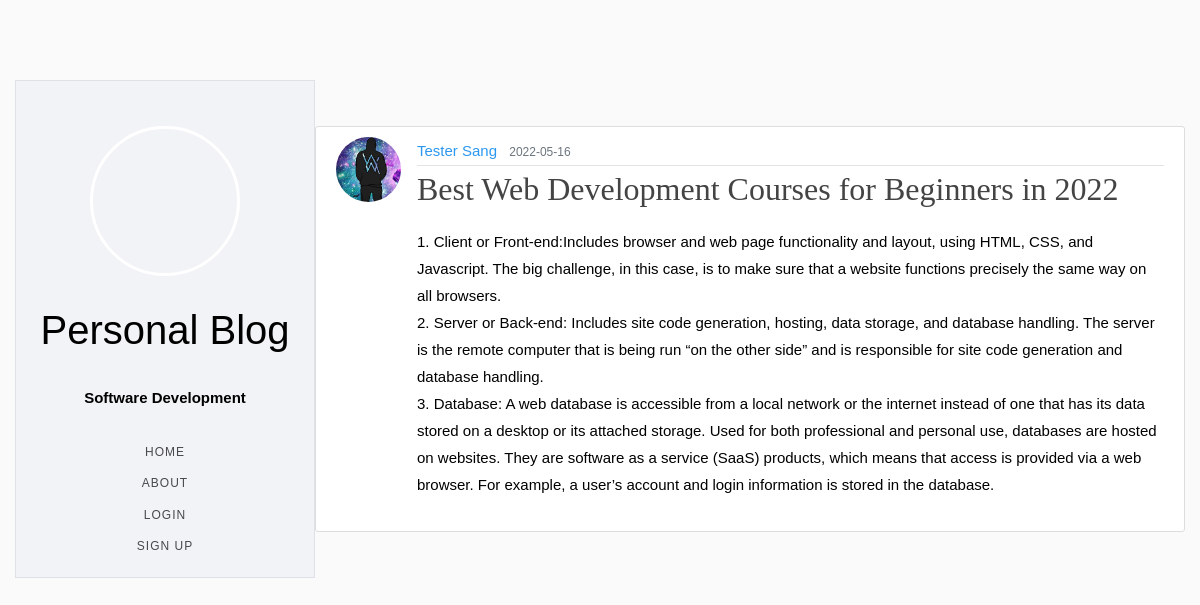
/post/1, run on the app's committed database.
### app/models.py (models this page shows, shortened)
class User(db.Model, UserMixin):
    id = db.Column(db.Integer, primary_key=True)
    username = db.Column(db.String(20), unique=True, nullable=False)
    email = db.Column(db.String(120), unique=True, nullable=False)
    image_file = db.Column(db.String(20), nullable=False, default='default.png')
    password = db.Column(db.String(60), nullable=False)
    posts = db.relationship('Post', backref='author', lazy=True)

class Post(db.Model):
    id = db.Column(db.Integer, primary_key=True)
    title = db.Column(db.String(100), nullable=False)
    date_posted = db.Column(db.DateTime, nullable=False, default=datetime.utcnow)
    content = db.Column(db.Text, nullable=False)
    user_id = db.Column(db.Integer, db.ForeignKey('user.id'), nullable=False)

### app/views.py (the view)
@app.route("/post/<int:post_id>")
def post(post_id):
    post = Post.query.get_or_404(post_id)
    return render_template('post.html', title=post.title, post=post)

### app/templates/post.html (shortened to what this page needs)
{% extends "base.html" %}
{% block content %}
  <article class="media content-section">
    <img class="rounded-circle article-img" src="{{ url_for('static', filename='profile_pics/' + post.author.image_file) }}">
    <div class="media-body">
      <div class="article-metadata">
        <a class="mr-2" href="{{ url_for('user_posts', username=post.author.username) }}">{{ post.author.username }}</a>
        <small class="text-muted">{{ post.date_posted.strftime('%Y-%m-%d') }}</small>
      </div>
      <h2 class="article-title">{{ post.title }}</h2>
      <p class="article-content">{{ post.content }}</p>
    </div>
  </article>
{% endblock content %}

### app/static/styles.css (style rules this page uses)
body { background: #fafafa; color: #333333; margin-top: 5rem; }
h1, h2, h3, h4, h5, h6 { color: #444444; }
.content-section { background: #ffffff; padding: 10px 20px; border: 1px solid #dddddd; border-radius: 3px; margin-bottom: 20px; }
.article-title { color: #444444; }
.article-content { white-space: pre-line; }
.article-img { height: 65px; width: 65px; margin-right: 16px; }
.article-metadata { padding-bottom: 1px; margin-bottom: 4px; border-bottom: 1px solid #e3e3e3 }
body { font-family: "Quicksand", Arial, sans-serif; font-weight: 400; font-size: 15px; line-height: 1.8; color: rgba(0, 0, 0, 0.7); }
a { color: #2c98f0; -webkit-transition: 0.5s; -o-transition: 0.5s; transition: 0.5s; }
p { margin-bottom: 1.5em; color: black; font-family: 'Montserrat', sans-serif; }
h2 { color: #000; font-family: "Playfair Display", Georgia, serif; font-weight: 200; margin: 0 0 20px 0; }

### data on the page
User: image_file (picture), author.username "Tester Sang"
Post: date_posted "2022-05-16", title "Best Web Development Courses for Beginners in 2022", content "1. Client or Front-end:Includes browser and web page functionality and layout, using HTML, CSS, and Javascript. The big challenge, in this case, is to make sure that a website functions precisely the same way on all browsers. 2. Server or Back-end: Includes site code generation, hosting, data storage, and database handling. The server is the remote computer that is being run “on the other side” and is responsible for site code generation and database handling. 3. Database: A web database is accessible from a local network or the internet instead of one that has its data stored on a desktop or its attached storage. Used for both professional and personal use, databases are hosted on…"
